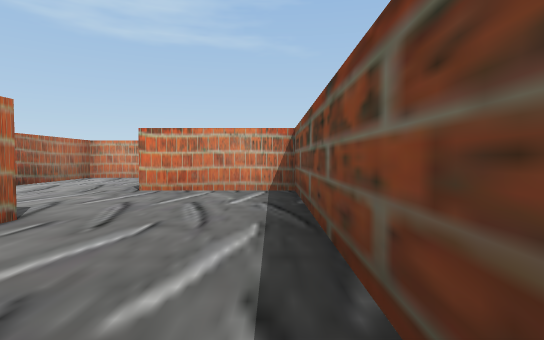
view 1 (above)

12 first-person views from a walk through a 3-D level made in the Unity game engine. The camera is 0.51 m above the floor, tilts 2° down and sees 80° across. The floor is counted in squares, 1 m on a side. Each view is taken from the middle of a square. On the plan, view 1 faces up. The plan holds only what a view shows up to about 9 squares ahead; the rest is blank. The place goes on beyond the plan. The player is left out.

view 2
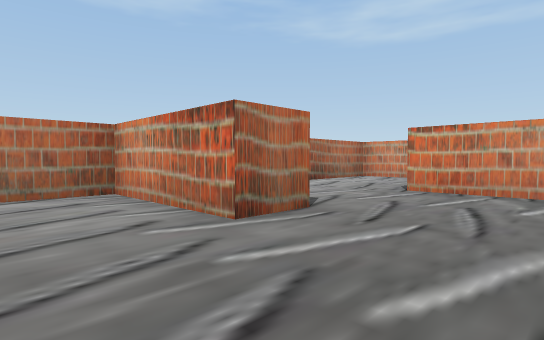

view 3
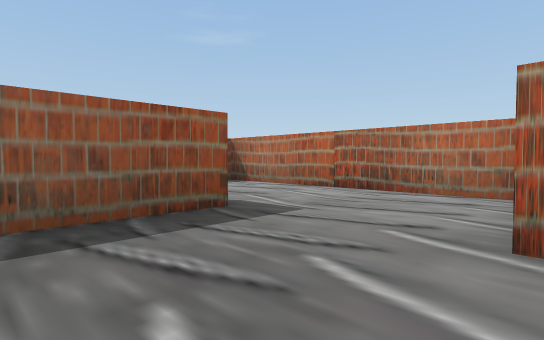

view 4
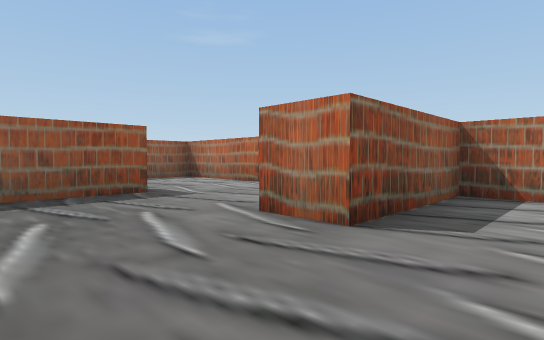

view 5
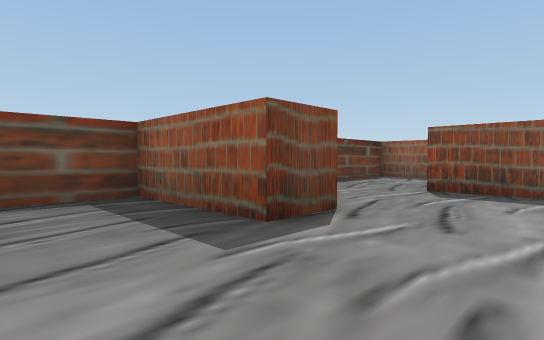

view 6
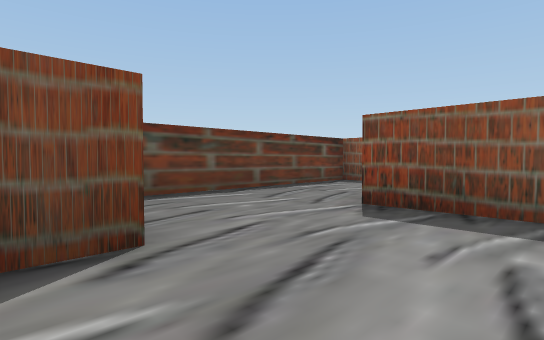

view 7
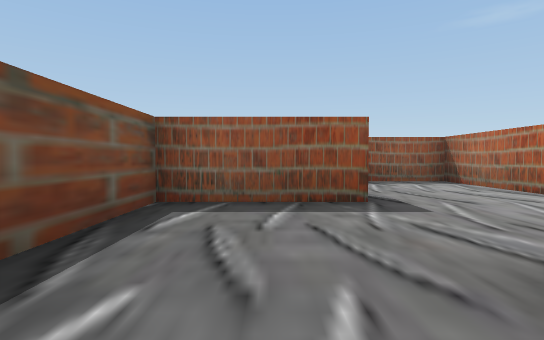

view 8
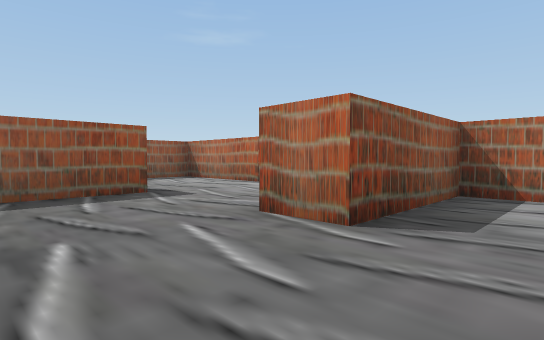

view 9
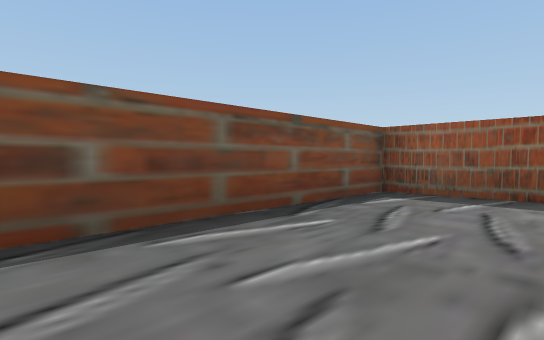

view 10
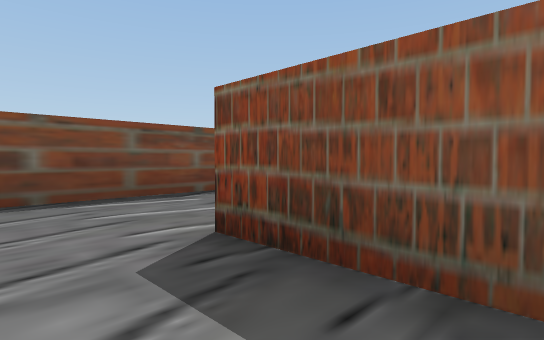

view 11
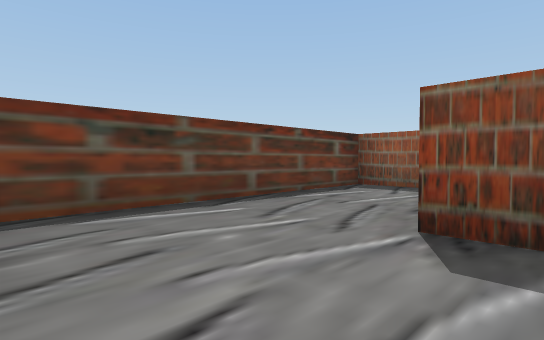

view 12
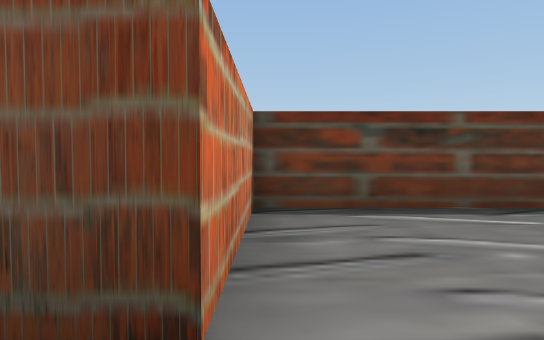

### Floor plan
Points are (right, up) in squares from view 1. A wall is a line through its corners. A room is listed if a view was taken in it or the views show most of it. See-through windows are left out.
Room 1 (views 1, 2, 3, 4, 5, 6, 11, 12)
walls: (-2.1, -1.8) (-2.1, -0.8) (0.4, -0.8) (0.4, 5.2) (-2.2, 5.2); (-4.9, 4.5) (-4.9, 2.7) (-2.1, 2.7) (-2.1, 1.7) (-4.9, 1.7) (-4.9, -2.5)
ways out: opening at (-3.5, 5.5) to room 2; opening at (-3.5, -1.5)
Room 2 (views 7, 8, 9, 10)
walls: (-3.5, 8.7) (-4.9, 8.7) (-4.9, 4.5); (-2.2, 6.2) (0.4, 6.2) (0.4, 10.9); (-4.9, 10.6) (-4.9, 9.7) (-2.1, 9.7) (-2.1, 8.6)
ways out: opening at (-3.5, 5.5) to room 1

Positions as (right, up) in squares from view 1, and headings:
1: (0, 0), facing up
2: (0, 0), facing up-left
3: (0, 2), facing down-left
4: (0, 4), facing down-left
5: (-4, 1), facing down-right
6: (-4, -1), facing down-right
7: (-1, 10), facing down
8: (0, 11), facing down-left
9: (-2, 11), facing down-right
10: (-4, 11), facing down-right
11: (-3, -2), facing down-right
12: (-3, -2), facing right
